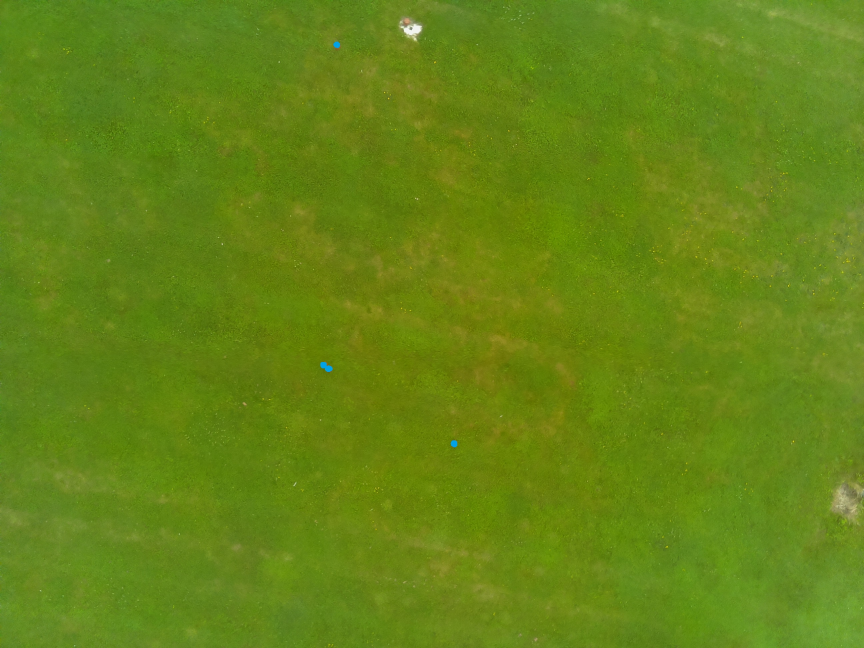
#> input picture Images/capture_14 Aug 2024/img_15 - Kopie.jpg, 2592 x 1944 px, found by its file name (shown at 1/3 size); the run also reads 1 picture not shown here
$ python Plot_annotated_colours.py
#> lines starting #> are read from the running program, lines starting #| are printed output that depends on the picture; after the words box and inside, x2 and y2 are one past the last pixel; in counts of white or black regions, pixels touching at a corner belong together; long printed decimals are rounded
import numpy as np
import cv2
import matplotlib.pyplot as plt
from mpl_toolkits.mplot3d import Axes3D

# Load the image with the annotated colours
img_ref = cv2.imread(r'C:\Users\grenz\Documents\GitHub\Drones-for-Computer-Vision-applications\Images\capture_14 Aug 2024\img_15 - Kopie.jpg')
#> img_ref is the input picture: shape (1944, 2592, 3); mean B, G, R 21.8, 132.8, 100.9
img_orig = cv2.imread(r'C:\Users\grenz\Documents\GitHub\Drones-for-Computer-Vision-applications\Images\capture_14 Aug 2024\img_15.jpg')

# create mask out of annotated image (blue [186, 81, 0] (BGR) is signal colour)
mask = cv2.inRange(img_ref, (210, 150, 0), (240, 170, 0))
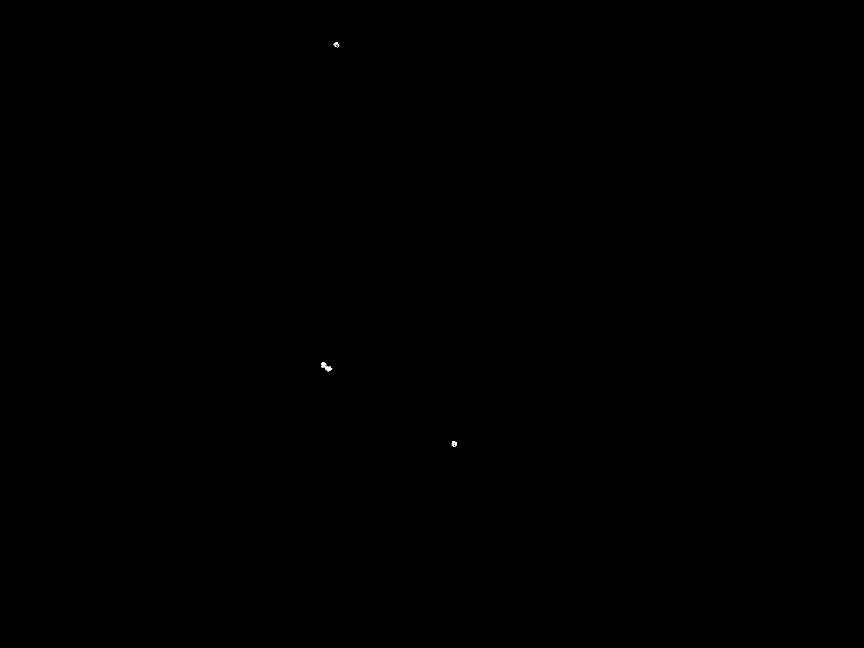
#> mask: shape (1944, 2592) (shown at 1/3 size); 0.01% white in thin lines or dots, all inside (x1, y1, x2, y2) = (963, 127, 1371, 1341)
cv2.imwrite('img_annotated_mask.jpg', mask)
mask_pixels = np.reshape(mask, (-1))

# Determine mean value, standard deviations and covariance matrix
# for the annotated pixels.
mean, std = cv2.meanStdDev(img_orig, mask=mask)
#> mean = [75.12, 130.1, 190.5]; std = [24.9, 20.01, 28.33]
print("Mean color values of the annotated pixels (RGB):")
print(mean)
#| [[ 75.122]
#|  [130.051 ]
#|  [190.546]]
print("Standard deviation of color values of the annotated pixels (RGB):")
print(std)
#| [[24.896]
#|  [20.014]
#|  [28.328]]

# apply the mask to the original image
masked_img = cv2.bitwise_and(img_orig, img_orig, mask=mask)
cv2.imwrite('masked_img.jpg', masked_img)

# get the colour values of the pixels that match the mask
pixels = np.reshape(img_orig, (-1, 3))
annot_pix_values = pixels[mask_pixels == 255]
#> annot_pix_values = 491 rows, first 8: [110, 158, 186], [117, 163, 197], [117, 162, 200], [118, 162, 203], [115, 161, 202], [112, 161, 199], [122, 170, 206], [128, 172, 219]

# Convert the annotated RGB values to HSV
annot_pix_values_hsv = cv2.cvtColor(annot_pix_values.reshape(-1, 1, 3), cv2.COLOR_BGR2HSV).reshape(-1, 3)
#> annot_pix_values_hsv = 491 rows, first 8: [19, 104, 186], [17, 104, 197], [16, 106, 200], [16, 107, 203], [16, 110, 202], [17, 111, 199], [17, 104, 206], [15, 106, 219]

# Calculate mean HSV values
mean_hsv = np.mean(annot_pix_values_hsv, axis=0)
#> mean_hsv = [14.58, 156.8, 190.6]
std_hsv = np.std(annot_pix_values_hsv, axis=0)
#> std_hsv = [3.38, 23.29, 28.23]

# Calculate min and max HSV values
min_hsv = np.min(annot_pix_values_hsv, axis=0)
#> min_hsv = [11, 104, 99]
max_hsv = np.max(annot_pix_values_hsv, axis=0)
#> max_hsv = [33, 220, 225]

print("Mean color values of the annotated pixels (HSV):")
print(mean_hsv)
#| [ 14.585 156.778 190.585]
print("Standard deviation of color values of the annotated pixels (HSV):")
print(std_hsv)
#| [ 3.384 23.295 28.232  ]
print("Min HSV values of the annotated pixels:")
print(min_hsv)
#| [ 11 104  99]
print("Max HSV values of the annotated pixels:")
print(max_hsv)
#| [ 33 220 225]

# plot the values in a graph (RGB as axes)
fig = plt.figure()
ax = fig.add_subplot(111, projection='3d')

colors = np.array([annot_pix_values[:, 2], annot_pix_values[:, 1], annot_pix_values[:, 0]]).T
#> colors = 491 rows, first 8: [186, 158, 110], [197, 163, 117], [200, 162, 117], [203, 162, 118], [202, 161, 115], [199, 161, 112], [206, 170, 122], [219, 172, 128]
ax.scatter(annot_pix_values[:, 2], annot_pix_values[:, 1], annot_pix_values[:, 0], s=1, c=colors/255.0)

ax.set_xlabel('Red')
ax.set_ylabel('Green')
ax.set_zlabel('Blue')

plt.show()
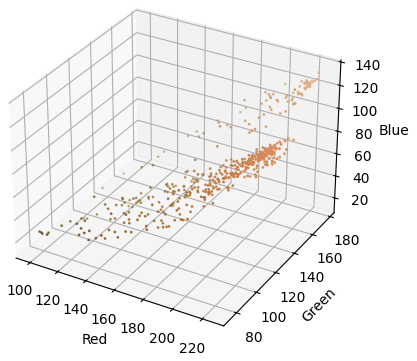
#> figure drawn by matplotlib, 1 panel
